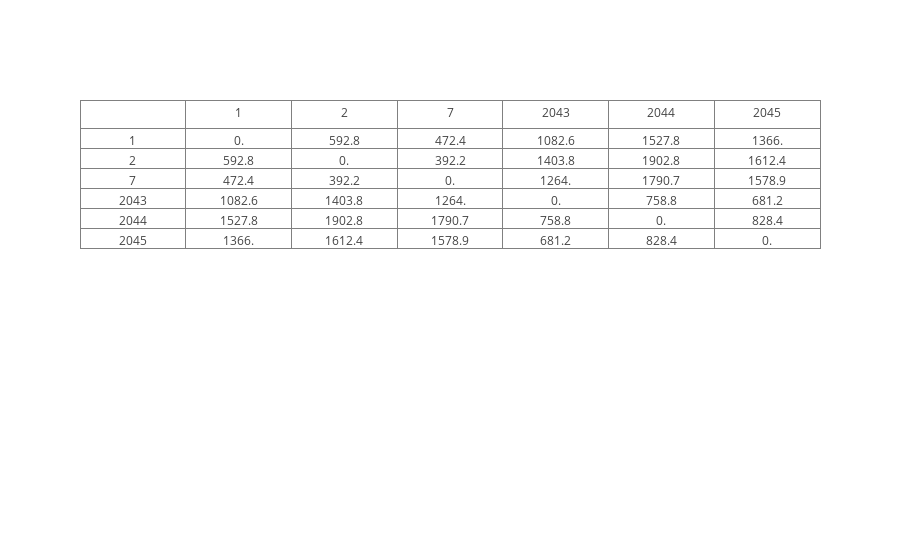

Notebook code cell kept with this figure:
### Code cell
def get_distance(x, y):
    return np.sqrt(np.sum((x - y) ** 2))

np.set_printoptions(suppress=True, precision=3)
all_vecs = face_1_vecs + face_2_vecs
all_idxs = face_1_ids + face_2_ids
dists = []
for i in range(len(all_vecs)):
    dists_row = []
    for j in range(len(all_vecs)):
        dist = get_distance(all_vecs[i], all_vecs[j])
        dists_row.append(np.array2string(dist, precision=1))
    dists.append(dists_row)
    
trace = go.Table(
    header=dict(values=[''] + all_idxs),
    cells=dict(values=[all_idxs] + dists))

data = [trace] 
py.iplot(data)

### Figure 1 — Plotly figure (JSON) as saved in the notebook; plotly's stock layout.template omitted (floating-point values rounded to 4 significant figures)
{"data": [{"cells": {"values": [[1, 2, 7, 2043, 2044, 2045], ["0.", "592.8", "472.4", "1082.6", "1527.8", "1366."], ["592.8", "0.", "392.2", "1403.8", "1902.8", "1612.4"], ["472.4", "392.2", "0.", "1264.", "1790.7", "1578.9"], ["1082.6", "1403.8", "1264.", "0.", "758.8", "681.2"], ["1527.8", "1902.8", "1790.7", "758.8", "0.", "828.4"], ["1366.", "1612.4", "1578.9", "681.2", "828.4", "0."]]}, "header": {"values": ["", 1, 2, 7, 2043, 2044, 2045]}, "type": "table", "uid": "5b6be78e-d61b-11e8-97bd-989096ca7f77"}], "layout": {}}
